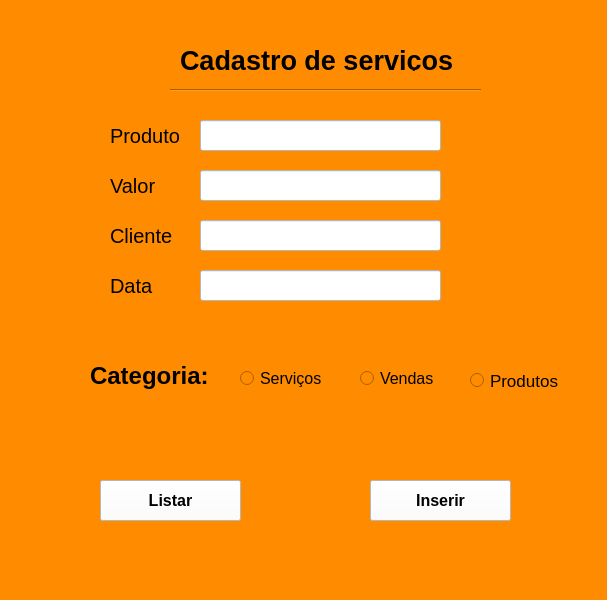
<?xml version="1.0" encoding="UTF-8"?>
<ui version="4.0">
 <class>MainWindow</class>
 <widget class="QMainWindow" name="MainWindow">
  <property name="geometry">
   <rect>
    <x>0</x>
    <y>0</y>
    <width>607</width>
    <height>600</height>
   </rect>
  </property>
  <property name="windowTitle">
   <string>MainWindow</string>
  </property>
  <property name="styleSheet">
   <string notr="true">background-color: rgb(255, 140, 0);</string>
  </property>
  <widget class="QWidget" name="centralwidget">
   <widget class="QLabel" name="label">
    <property name="geometry">
     <rect>
      <x>180</x>
      <y>50</y>
      <width>291</width>
      <height>21</height>
     </rect>
    </property>
    <property name="font">
     <font>
      <pointsize>20</pointsize>
      <weight>75</weight>
      <bold>true</bold>
     </font>
    </property>
    <property name="text">
     <string>Cadastro de serviços</string>
    </property>
   </widget>
   <widget class="QLabel" name="label_2">
    <property name="geometry">
     <rect>
      <x>110</x>
      <y>120</y>
      <width>161</width>
      <height>31</height>
     </rect>
    </property>
    <property name="font">
     <font>
      <family>MS Sans Serif</family>
      <pointsize>15</pointsize>
      <weight>50</weight>
      <bold>false</bold>
     </font>
    </property>
    <property name="text">
     <string>Produto</string>
    </property>
   </widget>
   <widget class="QLabel" name="label_3">
    <property name="geometry">
     <rect>
      <x>110</x>
      <y>160</y>
      <width>161</width>
      <height>51</height>
     </rect>
    </property>
    <property name="font">
     <font>
      <family>MS Sans Serif</family>
      <pointsize>15</pointsize>
      <weight>50</weight>
      <bold>false</bold>
     </font>
    </property>
    <property name="text">
     <string>Valor</string>
    </property>
   </widget>
   <widget class="QLineEdit" name="lineEdit">
    <property name="geometry">
     <rect>
      <x>200</x>
      <y>120</y>
      <width>241</width>
      <height>31</height>
     </rect>
    </property>
    <property name="styleSheet">
     <string notr="true">background-color: rgb(255, 255, 255);</string>
    </property>
   </widget>
   <widget class="QLineEdit" name="lineEdit_2">
    <property name="geometry">
     <rect>
      <x>200</x>
      <y>170</y>
      <width>241</width>
      <height>31</height>
     </rect>
    </property>
    <property name="styleSheet">
     <string notr="true">background-color: rgb(255, 255, 255);</string>
    </property>
   </widget>
   <widget class="QRadioButton" name="radioButton">
    <property name="geometry">
     <rect>
      <x>470</x>
      <y>370</y>
      <width>101</width>
      <height>21</height>
     </rect>
    </property>
    <property name="font">
     <font>
      <family>MS Shell Dlg 2</family>
      <pointsize>13</pointsize>
      <weight>50</weight>
      <bold>false</bold>
     </font>
    </property>
    <property name="text">
     <string>Produtos</string>
    </property>
   </widget>
   <widget class="QRadioButton" name="radioButton_2">
    <property name="geometry">
     <rect>
      <x>240</x>
      <y>370</y>
      <width>82</width>
      <height>17</height>
     </rect>
    </property>
    <property name="font">
     <font>
      <pointsize>12</pointsize>
     </font>
    </property>
    <property name="text">
     <string>Serviços</string>
    </property>
   </widget>
   <widget class="QRadioButton" name="radioButton_3">
    <property name="geometry">
     <rect>
      <x>360</x>
      <y>370</y>
      <width>82</width>
      <height>17</height>
     </rect>
    </property>
    <property name="font">
     <font>
      <pointsize>12</pointsize>
     </font>
    </property>
    <property name="text">
     <string>Vendas</string>
    </property>
   </widget>
   <widget class="QLabel" name="label_4">
    <property name="geometry">
     <rect>
      <x>90</x>
      <y>360</y>
      <width>141</width>
      <height>31</height>
     </rect>
    </property>
    <property name="font">
     <font>
      <pointsize>18</pointsize>
      <weight>75</weight>
      <bold>true</bold>
     </font>
    </property>
    <property name="text">
     <string>Categoria:</string>
    </property>
   </widget>
   <widget class="QPushButton" name="pushButton">
    <property name="geometry">
     <rect>
      <x>370</x>
      <y>480</y>
      <width>141</width>
      <height>41</height>
     </rect>
    </property>
    <property name="font">
     <font>
      <pointsize>12</pointsize>
      <weight>75</weight>
      <bold>true</bold>
     </font>
    </property>
    <property name="styleSheet">
     <string notr="true">background-color: rgb(255, 255, 255);</string>
    </property>
    <property name="text">
     <string>Inserir</string>
    </property>
   </widget>
   <widget class="QPushButton" name="pushButton_2">
    <property name="geometry">
     <rect>
      <x>100</x>
      <y>480</y>
      <width>141</width>
      <height>41</height>
     </rect>
    </property>
    <property name="font">
     <font>
      <pointsize>12</pointsize>
      <weight>75</weight>
      <bold>true</bold>
     </font>
    </property>
    <property name="styleSheet">
     <string notr="true">background-color: rgb(255, 255, 255);</string>
    </property>
    <property name="text">
     <string>Listar</string>
    </property>
   </widget>
   <widget class="Line" name="line">
    <property name="geometry">
     <rect>
      <x>170</x>
      <y>80</y>
      <width>311</width>
      <height>20</height>
     </rect>
    </property>
    <property name="orientation">
     <enum>Qt::Horizontal</enum>
    </property>
   </widget>
   <widget class="QLabel" name="label_5">
    <property name="geometry">
     <rect>
      <x>110</x>
      <y>210</y>
      <width>181</width>
      <height>51</height>
     </rect>
    </property>
    <property name="font">
     <font>
      <family>MS Sans Serif</family>
      <pointsize>15</pointsize>
      <weight>50</weight>
      <bold>false</bold>
     </font>
    </property>
    <property name="text">
     <string>Cliente</string>
    </property>
   </widget>
   <widget class="QLineEdit" name="lineEdit_3">
    <property name="geometry">
     <rect>
      <x>200</x>
      <y>220</y>
      <width>241</width>
      <height>31</height>
     </rect>
    </property>
    <property name="styleSheet">
     <string notr="true">background-color: rgb(255, 255, 255);</string>
    </property>
   </widget>
   <widget class="QLabel" name="label_6">
    <property name="geometry">
     <rect>
      <x>110</x>
      <y>260</y>
      <width>111</width>
      <height>51</height>
     </rect>
    </property>
    <property name="font">
     <font>
      <family>MS Sans Serif</family>
      <pointsize>15</pointsize>
      <weight>50</weight>
      <bold>false</bold>
     </font>
    </property>
    <property name="text">
     <string>Data</string>
    </property>
   </widget>
   <widget class="QLineEdit" name="lineEdit_4">
    <property name="geometry">
     <rect>
      <x>200</x>
      <y>270</y>
      <width>241</width>
      <height>31</height>
     </rect>
    </property>
    <property name="styleSheet">
     <string notr="true">background-color: rgb(255, 255, 255);</string>
    </property>
   </widget>
  </widget>
  <widget class="QMenuBar" name="menubar">
   <property name="geometry">
    <rect>
     <x>0</x>
     <y>0</y>
     <width>607</width>
     <height>21</height>
    </rect>
   </property>
  </widget>
  <widget class="QStatusBar" name="statusbar"/>
 </widget>
 <resources/>
 <connections/>
</ui>
